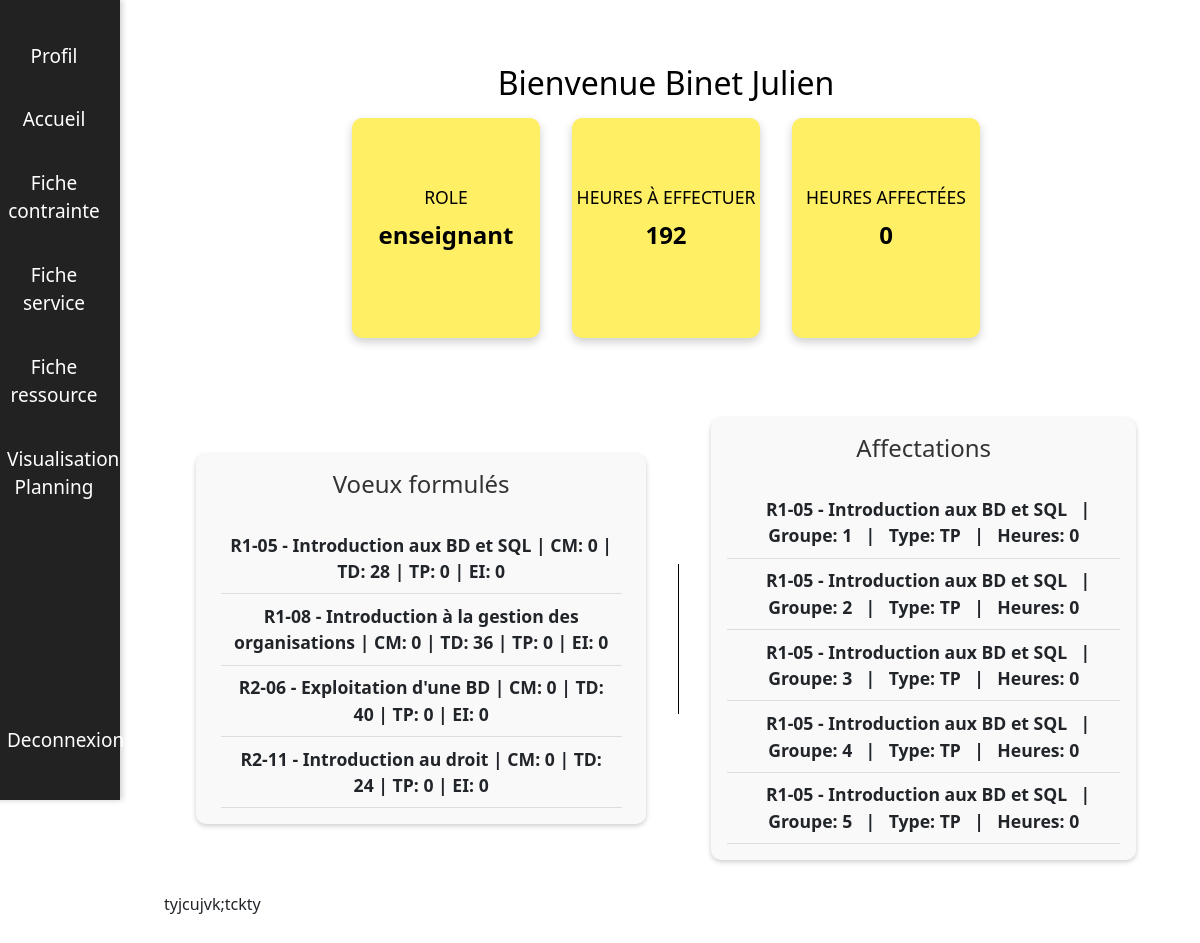
The app's page /index.php?action=accueilEnseignant (signed in) with its own data.
### tables this page shows
CREATE TABLE `utilisateurs` (
  `id_utilisateur` int(11) NOT NULL,
  `nom` varchar(255) NOT NULL,
  `prenom` varchar(255) NOT NULL,
  `email` varchar(255) NOT NULL,
  `mot_de_passe` varchar(255) NOT NULL,
  `role` varchar(255) NOT NULL,
  `statut` varchar(255) DEFAULT NULL,
  `nombre_heures` int(11) DEFAULT NULL,
  `reset_token` varchar(255) DEFAULT NULL,
  `reset_token_expiration` datetime DEFAULT NULL,
  `supprimer` tinyint(1) NOT NULL DEFAULT 0,
  `responsable` varchar(20) DEFAULT 'oui',
  `telephone` varchar(20) DEFAULT NULL
);

CREATE TABLE `voeux` (
  `id_voeu` int(11) NOT NULL,
  `id_enseignant` int(11) NOT NULL,
  `id_cours` int(11) NOT NULL,
  `semestre` varchar(255) NOT NULL,
  `nb_CM` double NOT NULL,
  `nb_TD` double NOT NULL,
  `nb_TP` double NOT NULL,
  `nb_EI` double NOT NULL,
  `remarques` text NOT NULL,
  `statut` varchar(20) DEFAULT 'en attente'
);

CREATE TABLE `cours` (
  `id_cours` int(11) NOT NULL,
  `formation` varchar(255) NOT NULL,
  `semestre` varchar(255) NOT NULL,
  `nom_cours` varchar(255) NOT NULL,
  `code_cours` varchar(255) NOT NULL,
  `nb_heures_total` double DEFAULT 0,
  `nb_heures_cm` double DEFAULT 0,
  `nb_heures_td` double DEFAULT 0,
  `nb_heures_tp` double DEFAULT 0,
  `nb_heures_ei` double DEFAULT 0
);

CREATE TABLE `affectations` (
  `id_affectation` int(11) NOT NULL,
  `id_enseignant` int(11) NOT NULL,
  `id_cours` int(11) NOT NULL,
  `id_groupe` int(11) NOT NULL,
  `heures_affectees` double NOT NULL,
  `type_heure` varchar(255) NOT NULL
);

### index.php (called while the page is built, shortened)
<?php
$action = $_GET['action'] ?? null;
$dispatcher = new Dispatcher($action);
$dispatcher->run();
?>

### src/Enseignant/Accueil.php (the view, shortened to what this page needs)
<div id="main-content">
    <div class="accueil-enseignant">
        <form method="post" action="index.php?action=accueilEnseignant">
            <?php
            $nom = "";
            $prenom = "";
            $role = "";
            $nb_heures_a_effectuer = "";
            $nb_heures_affectees = 0;
            $pdo = connexionFactory::makeConnection();
            $stmt = $pdo->prepare("SELECT * FROM utilisateurs WHERE id_utilisateur = :id_utilisateur");
            $stmt->bindParam(':id_utilisateur', $_SESSION['user_id'], PDO::PARAM_INT);
            $stmt->execute();
            $user = $stmt->fetch(PDO::FETCH_ASSOC);
            if ($user) {
                $nom = $user['nom'];
                $prenom = $user['prenom'];
                $role = $user['role'];
                $nb_heures_a_effectuer = $user['nombre_heures'];
                $stmt = $pdo->prepare("SELECT id_enseignant FROM enseignants WHERE id_utilisateur = :id_utilisateur");
                $stmt->bindParam(':id_utilisateur', $_SESSION['user_id'], PDO::PARAM_INT);
                $stmt->execute();
                $enseignant = $stmt->fetch(PDO::FETCH_ASSOC);
                if ($enseignant) {
                    $id_enseignant = $enseignant['id_enseignant'];
                    $stmt = $pdo->prepare("SELECT SUM(heures_affectees) AS total_heures_affectees FROM affectations WHERE id_enseignant = :id_enseignant");
                    $stmt->bindParam(':id_enseignant', $id_enseignant, PDO::PARAM_INT);
                    $stmt->execute();
                    $result = $stmt->fetch(PDO::FETCH_ASSOC);
                    if ($result && $result['total_heures_affectees'] !== null) {
                        $nb_heures_affectees = $result['total_heures_affectees'];
                    }
                }
            }
            ?>
            <h1>Bienvenue <?php echo $nom . " " . $prenom; ?></h1>
            <div class="bulle-container">
                <div class="bulle">
                    <h2>Role</h2>
                    <p class="valeur"><?php echo $role; ?></p>
                </div>
                <div class="bulle">
                    <h2>Heures à effectuer</h2>
                    <p class="valeur"><?php echo $nb_heures_a_effectuer; ?></p>
                </div>
                <div class="bulle">
                    <h2>Heures affectées</h2>
                    <p class="valeur"><?php echo $nb_heures_affectees; ?></p>
                </div>
            </div>
        </form>
        <div class="voeux-container">
            <div class="voeux-box">
                <h2>Voeux formulés</h2>
                <?php
                $stmt = $pdo->prepare("SELECT id_enseignant FROM enseignants WHERE id_utilisateur = :id_utilisateur");
                $stmt->bindParam(':id_utilisateur', $_SESSION['user_id'], PDO::PARAM_INT);
                $stmt->execute();
                $enseignant = $stmt->fetch(PDO::FETCH_ASSOC);
                if ($enseignant) {
                    $id_enseignant = $enseignant['id_enseignant'];
                    $stmt = $pdo->prepare("SELECT * FROM voeux WHERE id_enseignant = :id_enseignant");
                    $stmt->bindParam(':id_enseignant', $id_enseignant, PDO::PARAM_INT);
                    $stmt->execute();
                    $voeux = $stmt->fetchAll(PDO::FETCH_ASSOC);
                    if ($voeux) {
                        foreach ($voeux as $voeu) {
                            $stmt = $pdo->prepare("SELECT code_cours, nom_cours FROM cours WHERE id_cours = :id_cours");
                            $stmt->bindParam(':id_cours', $voeu['id_cours'], PDO::PARAM_INT);
                            $stmt->execute();
                            $cours = $stmt->fetch(PDO::FETCH_ASSOC);
                            if ($cours) {
                                $nom_affichage = htmlspecialchars($cours['code_cours']) . " - " . htmlspecialchars($cours['nom_cours']);
                            } else {
                                $nom_affichage = "Cours inconnu";
                            }
                            echo "<div class='voeu'>";
                            echo "<span>" . $nom_affichage . "</span> | ";
                            echo "<span>CM: " . htmlspecialchars($voeu['nb_CM']) . "</span> | ";
                            echo "<span>TD: " . htmlspecialchars($voeu['nb_TD']) . "</span> | ";
                            echo "<span>TP: " . htmlspecialchars($voeu['nb_TP']) . "</span> | ";
                            echo "<span>EI: " . htmlspecialchars($voeu['nb_EI']) . "</span>";
                            echo "</div>";
                        }
                    } else {
                        echo "<p>Aucun vœu formulé.</p>";
                    }
                } else {
                    echo "<p>Aucun vœu formulé.</p>";
                }
                ?>
            </div>
            <div class="voeux-box">
                <h2>Affectations</h2>
                <?php
                if ($enseignant) {
                    $id_enseignant = $enseignant['id_enseignant'];
                    $stmt = $pdo->prepare("SELECT * FROM affectations WHERE id_enseignant = :id_enseignant");
                    $stmt->bindParam(':id_enseignant', $id_enseignant, PDO::PARAM_INT);
                    $stmt->execute();
                    $affectations = $stmt->fetchAll(PDO::FETCH_ASSOC);
                    if ($affectations) {
                        foreach ($affectations as $affectation) {
                            $stmt = $pdo->prepare("SELECT code_cours, nom_cours FROM cours WHERE id_cours = :id_cours");
                            $stmt->bindParam(':id_cours', $affectation['id_cours'], PDO::PARAM_INT);
                            $stmt->execute();
                            $cours = $stmt->fetch(PDO::FETCH_ASSOC);
                            $nom_affichage = $cours ? htmlspecialchars($cours['code_cours']) . " - " . htmlspecialchars($cours['nom_cours']) : "Cours inconnu";
                            echo "<div class='affectation'>";
                            echo "<span>" . $nom_affichage . "</span> | ";
                            echo "<span>Groupe: " . htmlspecialchars($affectation['id_groupe']) . "</span> | ";
                            echo "<span>Type: " . htmlspecialchars($affectation['type_heure']) . "</span> | ";
                            echo "<span>Heures: " . htmlspecialchars($affectation['heures_affectees']) . "</span>";
                            echo "</div>";
                        }
                    } else {
                        echo "<p>Aucune affectation.</p>";
                    }
                } else {
                    echo "<p>Aucune affectation.</p>";
                }
                ?>
            </div>
    </div>
</div>

### src/Dispatcher/dispatcher.php (shortened to what this page needs)
<?php
class Dispatcher {
    private $action;
    public function __construct($action) {
        $this->action = $action;
    }
    public function run(): void {
        if (isset($_COOKIE['user_id']) && isset($_SESSION['user_id'])) {
            $this->navigateToAction();
        } else {
            $action = new SigninAction();
            echo $action->execute();
        }
    }
    public function navigateToAction(): void {
        switch ($this->action) {
            case 'accueilEnseignant':
                $action = new EnseignantAccueilAction();
                echo $action->execute();
                break;
        }
    }
}

### src/Action/EnseignantAccueilAction.php (shortened to what this page needs)
<?php
class EnseignantAccueilAction extends Action
{
    public function execute(): string
    {
        ?>
        <!DOCTYPE html>
        <html lang="fr">
        <head>
            <link rel="stylesheet" href="src/Action/layout.css">
            <link rel="stylesheet" href="https://cdn.jsdelivr.net/npm/bootstrap@5.3.0/dist/css/bootstrap.min.css">
            <link href="https://cdn.jsdelivr.net/npm/bootstrap@5.3.0/dist/css/bootstrap.min.css" rel="stylesheet">
        </head>
        <body>
        <?php
        include 'src/Enseignant/Accueil.php';
        ?>
        tyjcujvk;tckty
        </body>
        </html>
        <?php
        return ob_get_clean();
    }
}

### src/Action/layout.css (style rules this page uses)
* { margin: 0; padding: 0; box-sizing: border-box; }
body { font-family: 'Poppins', sans-serif; }
#menu { position: fixed; top: 0; left: 0; width: 11%; height: 100vh; z-index: 9999; }
#main-content { margin-left: 11%; min-height: 100vh; padding: 2em; }

### src/Enseignant/Accueil.php (style rules this page uses)
.accueil-enseignant { text-align: center; padding: 2em; }
.accueil-enseignant h1 { font-size: 2rem; color: #000; margin-bottom: 0.5em; }
.bulle-container { display: flex; flex-wrap: wrap; justify-content: center; gap: 2em; }
.bulle { width: 20%; height: 220px; background-color: #FFEF65; color: #000; border-radius: 10px; box-shadow: 0 4px 10px rgba(0,0,0,0.2); display: flex; flex-direction: column; align-items: center; justify-content: center; transition: transform 0.3s, box-shadow 0.3s; cursor: pointer; }
.bulle h2 { font-size: 1.1rem; margin-bottom: 0.5em; text-transform: uppercase; color: #000; }
.bulle .valeur { font-size: 1.5rem; font-weight: 600; }
.voeux-container { display: flex; justify-content: center; align-items: center; margin-top: 5em; gap: 2em; }
.voeux-box { width: auto; min-width: 40%; padding: 1em; background: #f9f9f9; border-radius: 10px; box-shadow: 0 2px 5px rgba(0,0,0,0.2); }
.voeux-box h2 { font-size: 1.5rem; color: #333; margin-bottom: 1em; }
.voeu, .affectation { padding: 0.5em; border-bottom: 1px solid #ddd; font-size: 1.1rem; font-weight: bold; }
.voeu, .affectation span { margin: 0 0.5em; }

### records on screen
utilisateurs: nom "Binet", prenom "Julien", role "enseignant", nombre_heures "192"
voeux: id_cours.nom_cours "R1-05 - Introduction aux BD et SQL", nb_CM "0", nb_TD "28", nb_TP "0", nb_EI "0"
voeux: id_cours.nom_cours "R1-08 - Introduction à la gestion des organisations", nb_CM "0", nb_TD "36", nb_TP "0", nb_EI "0"
voeux: id_cours.nom_cours "R2-06 - Exploitation d'une BD", nb_CM "0", nb_TD "40", nb_TP "0", nb_EI "0"
voeux: id_cours.nom_cours "R2-11 - Introduction au droit", nb_CM "0", nb_TD "24", nb_TP "0", nb_EI "0"
affectations: id_cours.nom_cours "R1-05 - Introduction aux BD et SQL", id_groupe "1", type_heure "TP", heures_affectees "0"
affectations: id_cours.nom_cours "R1-05 - Introduction aux BD et SQL", id_groupe "2", type_heure "TP", heures_affectees "0"
affectations: id_cours.nom_cours "R1-05 - Introduction aux BD et SQL", id_groupe "3", type_heure "TP", heures_affectees "0"
affectations: id_cours.nom_cours "R1-05 - Introduction aux BD et SQL", id_groupe "4", type_heure "TP", heures_affectees "0"
affectations: id_cours.nom_cours "R1-05 - Introduction aux BD et SQL", id_groupe "5", type_heure "TP", heures_affectees "0"

### other values on screen
$action->execute() "Profil Accueil Fiche contrainte Fiche service Fiche ressource Visualisation Planning Deconnexion"
$nb_heures_affectees "0"
